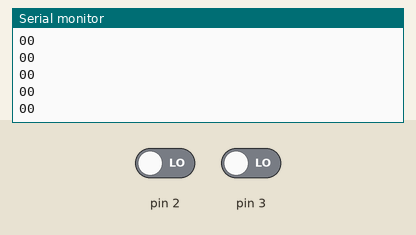
A sketch run on a simulated Arduino Uno, built with avr-gcc and run on an emulated ATmega328P. On the bench: the last lines printed to the serial monitor. Inputs (shaded band) come from the test bench; at power-on: pin 2 LOW, pin 3 LOW.

Above: at 1.2 s.
1.3 s: pin 2 driven HIGH
At 1.8 s:
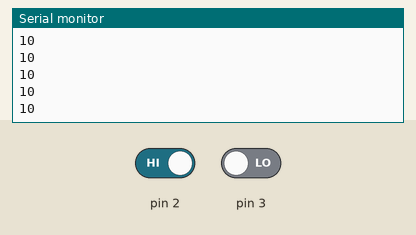
2.8 s: pin 3 driven HIGH
At 3.6 s:
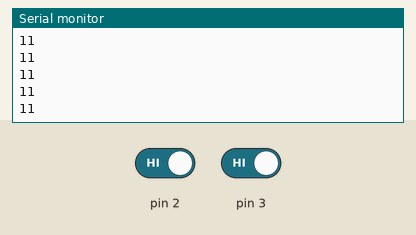
4.3 s: pin 2 driven LOW
At 4.8 s:
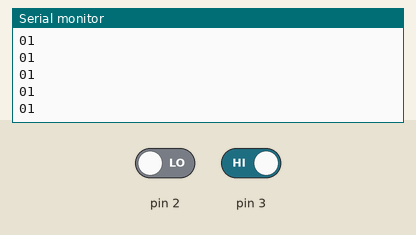
Timing chart, 0 to 7.3 s (numbered marks = the images above; inputs shaded):
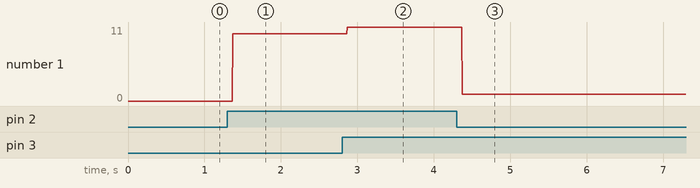

Measured:
- after the input at 1.3 s, the serial monitor: prints a new line after 0.07 s (image 1)
- after the input at 2.8 s, the serial monitor: prints a new line after 0.07 s (image 2)
- after the input at 4.3 s, the serial monitor: prints a new line after 0.07 s (image 3)
- plotted number 1: 0 → 10 after the input at 1.3 s, 10 → 11 after the input at 2.8 s, 11 → 1 after the input at 4.3 s

The sketch:

endroad.ino
```cpp
void setup() {
  Serial.begin(9600);
  pinMode(2, INPUT);
  pinMode(3, INPUT);
  Serial.println("Test");
}

void loop() {
  Serial.println(String(digitalRead(2)) + String(digitalRead(3)));
}
```
